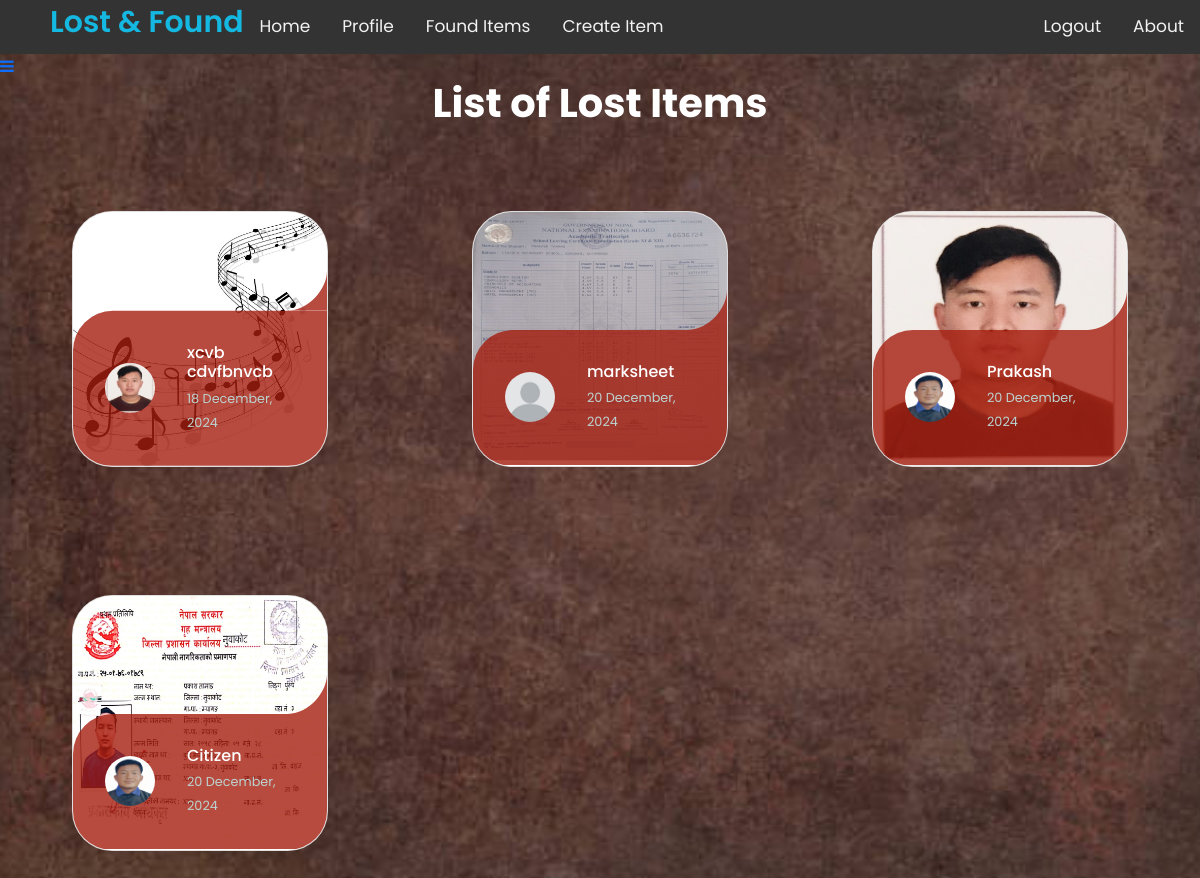
Screenshot of / (signed in) with the database file from the repository.
### findme/models.py (models this page shows, shortened)
class ItemLost(models.Model):
    ItemID = models.AutoField(primary_key=True)
    name = models.ForeignKey(User, on_delete=models.CASCADE, null=True)
    title = models.CharField(max_length=30)
    description = models.CharField(max_length=200)
    found = models.BooleanField(default=False)
    location = models.TextField(max_length=100)
    lost_date = models.DateTimeField(auto_now=True)
    image = models.ImageField(upload_to='findme/images', default="")
    found_location = models.CharField(max_length=100, null=True, blank=True)
    item_found_by = models.ForeignKey(User, on_delete=models.CASCADE, null=True, blank=True,
                                      related_name="item_found_user")

### register/models.py (models this page shows, shortened)
class Profile(models.Model):
    user = models.OneToOneField(User, on_delete=models.CASCADE)
    image = models.ImageField(default='default.jpg', upload_to='register/images')

### findme/views.py (the view)
# urls.py: 2. Add a URL to urlpatterns:  path('', views.home, name='home')
@login_required
def home(request):
    context = {
        'items': ItemLost.objects.filter(found=False)
    }
    return render(request, 'findme/home.html', context)

### findme/templates/findme/home.html (shortened to what this page needs)
{% extends "findme/base.html" %}
{% block content %}
<div class="container-fluid">
    <h1 class="text-center" style="color:white; margin-bottom: 20px; font-weight: bold;">List of Lost Items</h1>
    <div class="row">
        <div class="col-md-12">
            <div class="row">
                {% if items|length > 0 %}
                {% for item in items %}
                <div class="col-md-4">
                    <ul class="cards">
                        <li>
                            <a href="{% url 'detail' item.ItemID %}" class="card">
                                <img src="{{ item.image.url}}" alt="" class="class__image picture">
                                <div class="card__overlay">
                                    <div style="background-color: rgb(166, 30, 15,0.8)" class="card__header">
                                        <svg class="card__arc" xmlns="http://www.w3.org/2000/svg">
                                            <path/>
                                        </svg>
                                        <img src="{{ item.name.profile.image.url }}" class="card__thumb">
                                        <div class="card__header-text">
                                            <h3 style="color:white" class="card__title">{{item.title}}</h3>
                                            <span class="card__status">{{ item.lost_date|date:"d F, Y"}}</span>
                                        </div>
                                    </div>
                                </div>
                            </a>
                        </li>
                    </ul>
                </div>
                {% endfor %}
                {% else %}
                <h1 style="color:white">No items are lost!</h1>
                {% endif %}
            </div>
        </div>
    </div>
</div>
{% endblock %}

### findme/static/findme/main.css (style rules this page uses)
* { margin:0; padding: 0; box-sizing: border-box; font-family: 'Poppins', sans-serif;; }
#bg { background-repeat: no-repeat; background-size: cover; background-position: center center; background-attachment: fixed; }
body { background-repeat: no-repeat; background-position: center; background-size: cover; min-height: 100vh; position: relative; }

### findme/templates/findme/home.html (style rules this page uses)
:root { --surface-color:rgb(90, 173, 196); --curve: 40; --black-color:rgb(76, 184, 179); --text-color: rgb(188, 212, 209); }
* { box-sizing: border-box; }
.cards { display: grid; gap: 2rem; margin: 4rem 5vw; padding: 0; list-style: none; }
.card { position: relative; display: block; height: 100%; border-radius: calc(var(--curve)*1px); -webkit-border-radius: calc(var(--curve)*1px); -moz-border-radius: calc(var(--curve)*1px); -o-border-radius: calc(var(--curve)*1px); overflow: hidden; text-decoration: none; }
.picture { width: 100%; height: auto; }
.card__overlay { position: absolute; bottom: 0; left: 0; right: 0; z-index: 1; height: 100%; border-radius: calc(var(--curve)*1px); background: var(--surface-color); transform: translateY(100%); -webkit-transform: translateY(100%); -moz-transform: translateY(100%); -ms-transform: translateY(100%); -o-transform: translateY(100%); transition: 0.2s ease-in-out; -webkit-transition: 0.2s ease-in-out; -moz-transition: 0.2s ease-in-out; -o-transition: 0.2s ease-in-out; -ms-transition: 0.2s ease-in-out; }
.card__header { position: relative; display: flex; align-items: center; gap: 2rem; border-radius: calc(var(--curve)*1px) 0 0 0; background-color: var(--surface-color); padding: 2em; transform: translateY(-100%); -webkit-transform: translateY(-100%); -moz-transform: translateY(-100%); -ms-transform: translateY(-100%); -o-transform: translateY(-100%); transition: 0.2s ease-in-out; }
.card__arc, .card__arc__found { width: 5em; height: 5em; position: absolute; bottom: 100%; right: 0; z-index: 1; }
.card__thumb { flex-shrink: 0; width: 3.125em; height: 3.125em; border-radius: 50%; -webkit-border-radius: 50%; -moz-border-radius: 50%; -ms-border-radius: 50%; -o-border-radius: 50%; }
.card__title { font-size: 1em; margin: 0 0 0.3em; color: var(--black-color); }
.card__status { font-size: 0.8em; color: var(--text-color); }

### rows the page displays
ItemLost: image (picture), name.profile.image (picture), title "xcvb cdvfbnvcb", lost_date "18 December, 2024"
ItemLost: image (picture), name.profile.image (placeholder picture), title "marksheet", lost_date "20 December, 2024"
ItemLost: image (picture), name.profile.image (picture), title "Prakash", lost_date "20 December, 2024"
ItemLost: image (picture), name.profile.image (picture), title "Citizen", lost_date "20 December, 2024"
